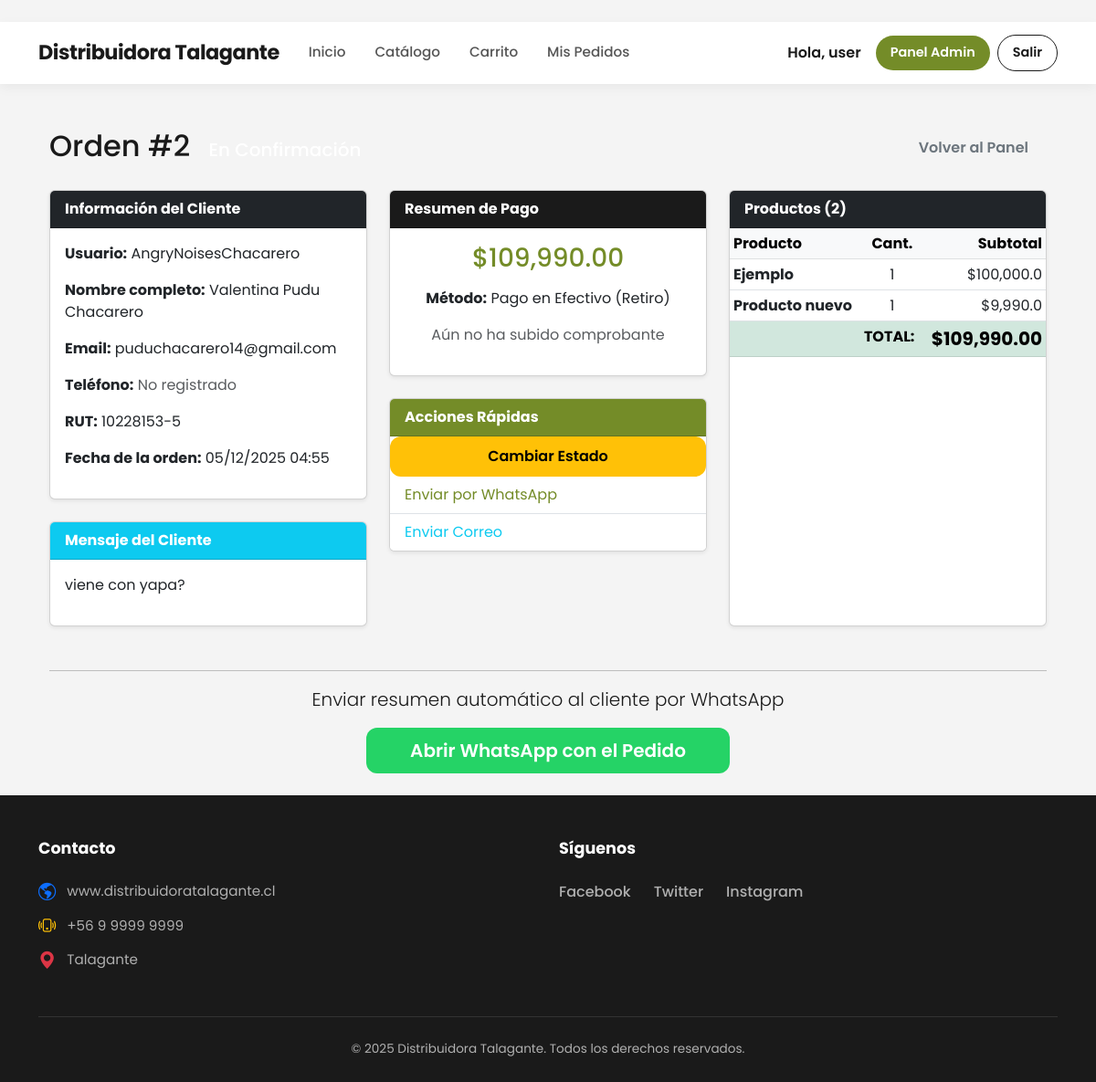
Screenshot of /panel/orden/2/ (signed in) with the database file from the repository.
### core/models.py (models this page shows, shortened)
class Orden(models.Model):
    ESTADOS = [
        ('pendiente', 'Pendiente de Pago'),
        ('confirmacion', 'En Confirmación'),
        ('preparacion', 'En Preparación'),
        ('despacho', 'En Despacho / Listo para Retiro'),
        ('cancelado', 'Cancelado'),
        ('completado', 'Completado'),
    ]
    METODOS_PAGO = [
        ('transferencia', 'Transferencia Bancaria'),
        ('efectivo', 'Pago en Efectivo (Retiro)'),
    ]
    usuario = models.ForeignKey(User, on_delete=models.CASCADE)
    fecha = models.DateTimeField(auto_now_add=True)
    estado = models.CharField(max_length=20, choices=ESTADOS, default='pendiente')
    total = models.DecimalField(max_digits=12, decimal_places=2)
    metodo_pago = models.CharField(max_length=20, choices=METODOS_PAGO, default='transferencia')
    instrucciones_transferencia = models.TextField(default="Realice transferencia a Cuenta Corriente XXXX-XXXX y envíe comprobante por WhatsApp.")
    comprobante = models.ImageField(upload_to='comprobantes/', blank=True, null=True, help_text="Foto del comprobante de pago")
    nota_comprobante = models.TextField(blank=True, null=True, help_text="Link o nota del comprobante (opcional)")
    mensaje_cliente = models.TextField(blank=True, help_text="Mensaje opcional del cliente")

class Perfil(models.Model):
    usuario = models.OneToOneField(User, on_delete=models.CASCADE, related_name='perfil')
    nombre = models.CharField("Nombre(s)", max_length=70)
    apellido_paterno = models.CharField("Apellido Paterno", max_length=50)
    apellido_materno = models.CharField("Apellido Materno", max_length=50, blank=True, null=True)
    rut = models.CharField(
        max_length=12,
        unique=True,
        validators=[RegexValidator(regex=r'^\d{7,8}-[\dKk]$', message='Formato RUT inválido')],
        help_text="Ejemplo: 11527103-2"
    )
    telefono = models.CharField(max_length=15, blank=True, null=True)
    es_admin = models.BooleanField(default=False)
    def nombre_completo(self):
        if self.apellido_materno:
            return f"{self.nombre} {self.apellido_paterno} {self.apellido_materno}"
        return f"{self.nombre} {self.apellido_paterno}"
    nombre_completo.short_description = "Nombre Completo"
    class Meta:
        verbose_name_plural = "Perfiles"

class ItemOrden(models.Model):
    orden = models.ForeignKey(Orden, on_delete=models.CASCADE)
    producto = models.ForeignKey(Producto, on_delete=models.CASCADE)
    cantidad = models.PositiveIntegerField()
    precio = models.DecimalField(max_digits=10, decimal_places=2)

class Producto(models.Model):
    codigo_barras = models.CharField(max_length=50, unique=True, blank=True, null=True,help_text="Se genera automáticamente si lo dejas vacío")
    nombre = models.CharField(max_length=200)
    categoria = models.CharField(max_length=50, blank=True)
    descripcion = models.TextField(blank=True)
    unidad_medida = models.CharField(max_length=2, choices=UnidadMedida.choices, default=UnidadMedida.UN)
    stock = models.DecimalField(max_digits=12, decimal_places=3, default=Decimal('0.000'))
    precio = models.DecimalField(
        max_digits=10,
        decimal_places=0,
        default=0,
        verbose_name="Precio"
    )
    tamano_paquete = models.DecimalField(max_digits=10, decimal_places=3, default=Decimal('1.000'), help_text="Ej: 10 para caja de 10 unidades")
    producto_hijo = models.ForeignKey('self', on_delete=models.SET_NULL, null=True, blank=True, related_name='productos_padre')
    fecha_vencimiento = models.DateField(null=True, blank=True)
    imagen = models.ImageField(upload_to='productos/', blank=True, null=True)
    activo = models.BooleanField(default=True)
    creado_en = models.DateTimeField(auto_now_add=True)
    actualizado_en = models.DateTimeField(auto_now=True)

### core/views.py (the view)
# urls.py: path('panel/orden/<int:pk>/', views.orden_detail, name='orden_detail'),
@login_required
@user_passes_test(is_superuser)
def orden_detail(request, pk):
    orden = get_object_or_404(Orden, pk=pk)
    return render(request, 'core/orden_detail.html', {'orden': orden})

### core/templatetags/mathfilters.py (called while the page is built)
@register.filter
def mul(value, arg):
    try:
        return float(value) * float(arg)
    except (ValueError, TypeError):
        return 0

### core/views.py (called while the page is built)
def is_superuser(user):
    return user.is_superuser

### core/templates/core/orden_detail.html (shortened to what this page needs)
{% extends "core/base.html" %}
{% load humanize %}
{% load mathfilters %}
{% block content %}
<div class="container-fluid py-4">
    <div class="d-flex justify-content-between align-items-center mb-4">
        <h2 class="mb-0">
            Orden #{{ orden.id }}
            <span class="badge fs-5 badge-{{ orden.estado }}">
            </span>
        </h2>
        <a href="{% url 'admin_panel' %}" class="btn btn-outline-secondary">
            Volver al Panel
        </a>
    </div>
    <div class="row g-4">
        <div class="col-lg-4">
            <div class="card shadow-sm">
                <div class="card-header bg-dark text-white">
                    <strong>Información del Cliente</strong>
                </div>
                <div class="card-body">
                    <p><strong>Usuario:</strong> {{ orden.usuario.username }}</p>
                    <p><strong>Nombre completo:</strong> {{ orden.usuario.perfil.nombre_completo }}</p>
                    <p><strong>Email:</strong> <a href="mailto:{{ orden.usuario.email }}">{{ orden.usuario.email }}</a></p>
                    <p><strong>Teléfono:</strong>
                        {% if orden.usuario.perfil.telefono %}
                            <a href="tel:+56{{ orden.usuario.perfil.telefono }}">{{ orden.usuario.perfil.telefono }}</a>
                        {% else %}
                            <span class="text-muted">No registrado</span>
                        {% endif %}
                    </p>
                    <p><strong>RUT:</strong> {{ orden.usuario.perfil.rut }}</p>
                    <p><strong>Fecha de la orden:</strong> {{ orden.fecha|date:"d/m/Y H:i" }}</p>
                </div>
            </div>
            {% if orden.mensaje_cliente %}
            <div class="card shadow-sm mt-4">
                <div class="card-header bg-info text-white">
                    <strong>Mensaje del Cliente</strong>
                </div>
                <div class="card-body">
                    <p class="mb-0">{{ orden.mensaje_cliente|linebreaks }}</p>
                </div>
            </div>
            {% endif %}
        </div>
        <div class="col-lg-4">
            <div class="card shadow-sm">
                <div class="card-header bg-success text-white">
                    <strong>Resumen de Pago</strong>
                </div>
                <div class="card-body text-center">
                    <h3 class="text-success mb-3">${{ orden.total|intcomma }}</h3>
                    <p><strong>Método:</strong> {{ orden.get_metodo_pago_display }}</p>
                    {% if orden.comprobante %}
                        <a href="{{ orden.comprobante.url }}" target="_blank" class="btn btn-success btn-sm mt-2">
                            Ver Comprobante
                        </a>
                    {% else %}
                        <p class="text-muted mt-2">Aún no ha subido comprobante</p>
                    {% endif %}
                </div>
            </div>
            <div class="card shadow-sm mt-4">
                <div class="card-header bg-primary text-white">
                    <strong>Acciones Rápidas</strong>
                </div>
                <div class="list-group list-group-flush">
                    <a href="{% url 'gestion_estados' %}?q={{ orden.id }}" class="btn btn-warning">
                        Cambiar Estado
                    </a>
                    <a href="#whatsapp"
                       class="list-group-item list-group-item-action text-success">
                        Enviar por WhatsApp
                    </a>
                    <a href="mailto:{{ orden.usuario.email }}?subject=Tu%20pedido%20#{{ orden.id }}&body=Hola%20{{ orden.usuario.first_name|default:orden.usuario.username }},%0A%0ATu%20orden%20está%20siendo%20procesada..."
                       class="list-group-item list-group-item-action text-info">
                        Enviar Correo
                    </a>
                </div>
            </div>
        </div>
        <div class="col-lg-4">
            <div class="card shadow-sm h-100">
                <div class="card-header bg-dark text-white">
                    <strong>Productos ({{ orden.itemorden_set.count }})</strong>
                </div>
                <div class="card-body p-0">
                    <div class="table-responsive">
                        <table class="table table-sm mb-0">
                            <thead class="table-light">
                                <tr>
                                    <th>Producto</th>
                                    <th class="text-center">Cant.</th>
                                    <th class="text-end">Subtotal</th>
                                </tr>
                            </thead>
                            <tbody>
                                {% for item in orden.itemorden_set.all %}
                                <tr>
                                    <td><strong>{{ item.producto.nombre }}</strong></td>
                                    <td class="text-center">{{ item.cantidad }}</td>
                                    <td class="text-end">${{ item.cantidad|mul:item.precio|intcomma }}</td>
                                </tr>
                                {% empty %}
                                <tr>
                                    <td colspan="3" class="text-center text-muted py-4">No hay productos</td>
                                </tr>
                                {% endfor %}
                                <tr class="table-success fw-bold">
                                    <td colspan="2" class="text-end">TOTAL:</td>
                                    <td class="text-end fs-5">${{ orden.total|intcomma }}</td>
                                </tr>
                            </tbody>
                        </table>
                    </div>
                </div>
            </div>
        </div>
    </div>
    <div id="whatsapp" class="mt-5 text-center">
        <hr>
        <p class="lead mb-3">Enviar resumen automático al cliente por WhatsApp</p>
        <a href="{{ orden.get_whatsapp_link }}" target="_blank"
           class="btn btn-success btn-lg px-5">
            Abrir WhatsApp con el Pedido
        </a>
    </div>
</div>
{% endblock %}

### core/templates/core/base.html (shortened to what this page needs)
﻿{% load static %}
<!DOCTYPE html>
<html lang="es">
<head>
  <link rel="stylesheet" href="https://cdn.jsdelivr.net/npm/bootstrap@5.3.0/dist/css/bootstrap.min.css">
  <link rel="stylesheet" href="https://cdn.jsdelivr.net/npm/bootstrap-icons@1.10.0/font/bootstrap-icons.css">
  <link rel="stylesheet" href="{% static 'core/css/style.css' %}?v=21">
</head>
<body class="site">
  {% with current=request.resolver_match.url_name %}
  <nav class="navbar navbar-expand-lg sticky-top">
    <div class="container">
      <a class="navbar-brand" href="{% url 'home' %}">Distribuidora Talagante</a>
      <div class="collapse navbar-collapse" id="navbarNav">
        <ul class="navbar-nav me-auto mb-2 mb-lg-0">
          <li class="nav-item"><a class="nav-link {% if current == 'home' %}active{% endif %}" href="{% url 'home' %}">Inicio</a></li>
          <li class="nav-item"><a class="nav-link {% if current == 'catalogo' %}active{% endif %}" href="{% url 'catalogo' %}">Catálogo</a></li>
          <li class="nav-item"><a class="nav-link {% if current == 'carrito' %}active{% endif %}" href="{% url 'carrito' %}">Carrito</a></li>
          <li class="nav-item"><a class="nav-link {% if current == 'mis_compras' %}active{% endif %}" href="{% url 'mis_compras' %}">Mis Pedidos</a></li>
        </ul>
        <div class="d-flex gap-2 align-items-center">
          {% if user.is_authenticated %}
            <span class="me-2 fw-semibold d-none d-lg-block">Hola, {{ user.username }}</span>
            {% if user.is_staff or user.is_superuser %}
              <a href="{% url 'admin_home' %}" class="btn btn-primary btn-sm px-3">Panel Admin</a>
            {% endif %}
            <a href="{% url 'logout' %}" class="btn btn-outline-dark btn-sm px-3">Salir</a>
          {% else %}
            <a href="{% url 'login' %}" class="btn btn-primary btn-sm px-4">Iniciar Sesión</a>
            <a href="{% url 'login' %}?tab=register" class="btn btn-light btn-sm px-4 border">Registrarse</a>
          {% endif %}
        </div>
      </div>
    </div>
  </nav>
  {% endwith %}
  <main class="site-main">
    <div class="container mt-4">
      {% block content %}{% endblock %}
    </div>
  </main>
  <footer class="global-footer">
    <div class="container">
      <div class="row pt-5 pb-4">
        <div class="col-md-6 mb-4 mb-md-0">
          <h5 class="footer-title">Contacto</h5>
          <ul class="list-unstyled footer-list">
            <li>
              <i class="bi bi-globe-americas text-primary"></i>
              <a href="#">www.distribuidoratalagante.cl</a>
            </li>
            <li>
              <i class="bi bi-phone-vibrate text-warning"></i>
              <span>+56 9 9999 9999</span>
            </li>
            <li>
              <i class="bi bi-geo-alt-fill text-danger"></i>
              <span>Talagante</span>
            </li>
          </ul>
        </div>
        <div class="col-md-6">
          <h5 class="footer-title">Síguenos</h5>
          <div class="social-links">
            <a href="#">Facebook</a>
            <a href="#">Twitter</a>
            <a href="#">Instagram</a>
          </div>
        </div>
      </div>
      <div class="footer-bottom">
        <p class="mb-0">&copy; 2025 Distribuidora Talagante. Todos los derechos reservados.</p>
      </div>
    </div>
  </footer>
</body>
</html>

### static/core/css/style.css (style rules this page uses)
body { font-family: var(--font-main); color: var(--color-dark); background-color: var(--color-gray-bg); }
a { text-decoration: none; color: inherit; }
.navbar { background-color: var(--color-white) !important; box-shadow: 0 4px 12px rgba(0,0,0,0.05); padding: 12px 0; }
.navbar-brand { font-family: var(--font-main); font-weight: 700; font-size: 1.4rem; color: var(--color-dark) !important; letter-spacing: -0.5px; }
.navbar-nav .nav-link { font-weight: 500; color: #555 !important; font-size: 0.95rem; margin: 0 8px; position: relative; transition: color 0.3s; }
.navbar .btn { border-radius: var(--radius-btn); font-weight: 600; padding: 8px 24px; font-size: 0.9rem; }
.btn { border-radius: var(--radius-card); font-weight: 600; padding: 10px 20px; transition: all 0.3s ease; border: none; }
.btn-primary { background-color: var(--color-primary) !important; border-color: var(--color-primary) !important; color: white !important; }
.btn-outline, .btn-outline-dark, .btn-outline-primary { background-color: transparent !important; border: 1px solid var(--color-dark) !important; color: var(--color-dark) !important; }
.btn-success { background-color: #25D366 !important; color: white; }
.global-footer { background-color: var(--color-dark); color: #b0b0b0; margin-top: auto; font-size: 0.95rem; }
.footer-title { color: #ffffff; font-weight: 700; margin-bottom: 25px; font-size: 1.1rem; }
.footer-list li { margin-bottom: 15px; display: flex; align-items: center; gap: 12px; }
.footer-list a { color: #b0b0b0; text-decoration: none; transition: color 0.3s ease; }
.footer-list i { font-size: 1.2rem; }
.social-links { display: flex; gap: 25px; }
.social-links a { color: #b0b0b0; font-weight: 500; font-size: 1rem; transition: color 0.3s; }
.footer-bottom { border-top: 1px solid #333; padding: 25px 0; text-align: center; margin-top: 10px; font-size: 0.85rem; }
.badge { padding: 8px 12px; border-radius: 30px; font-weight: 500; }
.bg-primary { background-color: var(--color-primary) !important; }
.bg-success { background-color: var(--color-dark) !important; }
.text-success { color: var(--color-primary) !important; }
html { height: 100%; }
body { min-height: 100vh; display: flex; flex-direction: column; margin: 0; }
.site-main { flex: 1; }
.global-footer { margin-top: auto; width: 100%; }

### rows the page displays
Orden: id "2", usuario.username "AngryNoisesChacarero", usuario.perfil.nombre_completo "Valentina Pudu Chacarero", usuario.email "puduchacarero14@gmail.com", usuario.perfil.rut "10228153-5", fecha "05/12/2025 04:55", mensaje_cliente "viene con yapa?", total "109,990.00", metodo_pago "Pago en Efectivo (Retiro)", itemorden_set.count "2"
ItemOrden: producto.nombre "Ejemplo", cantidad "1", cantidad|mul "100,000.0"
ItemOrden: producto.nombre "Producto nuevo", cantidad "1", cantidad|mul "9,990.0"

### other values shown
{{ user.username }} "user"
